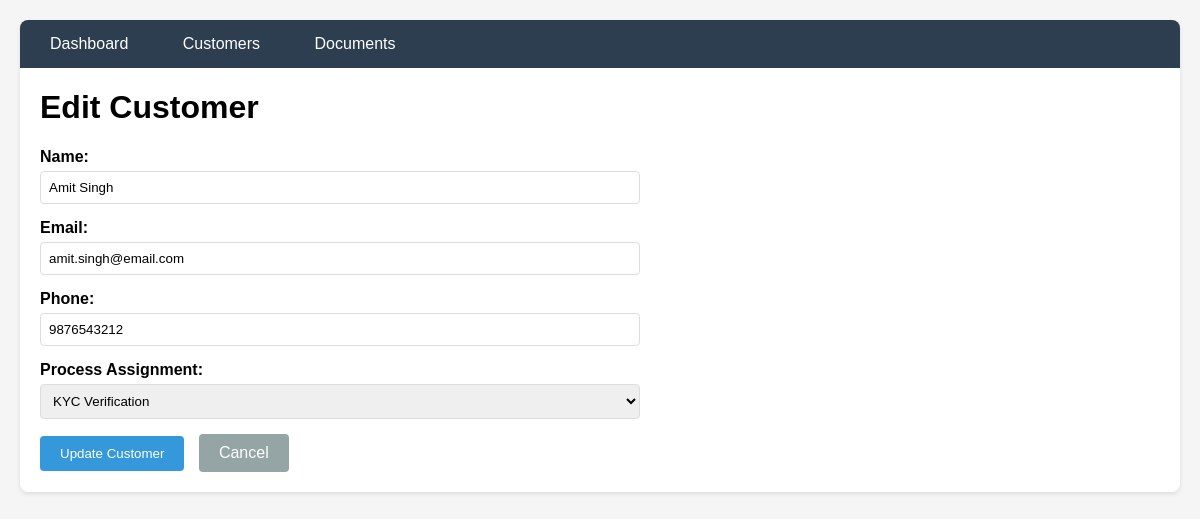
Screenshot of /edit_customer/3 with the database file from the repository.
### tables this page shows
CREATE TABLE customers (
    id INTEGER PRIMARY KEY AUTOINCREMENT,
    name VARCHAR(100) NOT NULL,
    email VARCHAR(150) NOT NULL UNIQUE,
    phone VARCHAR(15) NOT NULL,
    registration_date TIMESTAMP DEFAULT CURRENT_TIMESTAMP
);

CREATE TABLE process_assignments (
    id INTEGER PRIMARY KEY AUTOINCREMENT,
    customer_id INTEGER NOT NULL,
    process_id INTEGER NOT NULL,
    assignment_date TIMESTAMP DEFAULT CURRENT_TIMESTAMP,
    status VARCHAR(20) DEFAULT 'pending' CHECK (status IN ('pending', 'completed')),
    completion_percentage INTEGER DEFAULT 0 CHECK (completion_percentage >= 0 AND completion_percentage <= 100),
    FOREIGN KEY (customer_id) REFERENCES customers(id),
    FOREIGN KEY (process_id) REFERENCES processes(id),
    UNIQUE(customer_id, process_id)
);

CREATE TABLE processes (
    id INTEGER PRIMARY KEY AUTOINCREMENT,
    name VARCHAR(100) NOT NULL,
    description TEXT,
    status VARCHAR(20) DEFAULT 'active' CHECK (status IN ('active', 'inactive')),
    created_at TIMESTAMP DEFAULT CURRENT_TIMESTAMP
);

### application/app.py (the view)
@app.route('/edit_customer/<int:customer_id>')
def edit_customer(customer_id):
    conn = get_db_connection()
    try:
        customer = conn.execute('SELECT * FROM customers WHERE id = ?', (customer_id,)).fetchone()
        processes = conn.execute('SELECT * FROM processes WHERE status = "active"').fetchall()
        current_assignment = conn.execute('''
            SELECT pa.process_id
            FROM process_assignments pa
            WHERE pa.customer_id = ?
        ''', (customer_id,)).fetchone()
        if not customer:
            flash('Customer not found!', 'error')
            return redirect(url_for('customers'))
        return render_template('edit_customer.html',
                             customer=customer,
                             processes=processes,
                             current_assignment=current_assignment)
    except Exception as e:
        flash(f'Error loading customer: {str(e)}', 'error')
        return redirect(url_for('customers'))
    finally:
        conn.close()

### application/app.py (called while the page is built)
def get_db_connection():
    conn = sqlite3.connect(DATABASE)
    conn.row_factory = sqlite3.Row
    return conn

### application/templates/edit_customer.html (shortened to what this page needs)
{% extends "base.html" %}
{% block content %}
<h1>Edit Customer</h1>
<div style="max-width: 600px;">
    <form method="POST" action="{{ url_for('update_customer', customer_id=customer.id) }}">
        <div class="form-group">
            <label for="name">Name:</label>
            <input type="text" id="name" name="name" value="{{ customer.name }}" required>
        </div>
        <div class="form-group">
            <label for="email">Email:</label>
            <input type="email" id="email" name="email" value="{{ customer.email }}" required>
        </div>
        <div class="form-group">
            <label for="phone">Phone:</label>
            <input type="tel" id="phone" name="phone" value="{{ customer.phone }}" required>
        </div>
        <div class="form-group">
            <label for="process_id">Process Assignment:</label>
            <select id="process_id" name="process_id">
                {% for process in processes %}
                <option value="{{ process.id }}"
                        {% if current_assignment and current_assignment.process_id == process.id %}selected{% endif %}>
                    {{ process.name }}
                </option>
                {% endfor %}
            </select>
        </div>
        <button type="submit">Update Customer</button>
        <a href="{{ url_for('customers') }}"
           style="display: inline-block; padding: 10px 20px; background: #95a5a6; color: white; text-decoration: none; border-radius: 4px; margin-left: 10px;">
           Cancel
        </a>
    </form>
</div>
{% endblock %}

### application/templates/base.html (style rules this page uses)
body { font-family: Arial, sans-serif; margin: 0; padding: 20px; background: #f5f5f5; }
.form-group { margin-bottom: 15px; }
label { display: block; margin-bottom: 5px; font-weight: bold; }
input, select, textarea { width: 100%; padding: 8px; border: 1px solid #ddd; border-radius: 4px; box-sizing: border-box; }
button { background: #3498db; color: white; padding: 10px 20px; border: none; border-radius: 4px; cursor: pointer; }

### rows the page displays
customers: name "Amit Singh", email "amit.singh@email.com", phone "9876543212"
process_assignments: process_id "KYC Verification"
